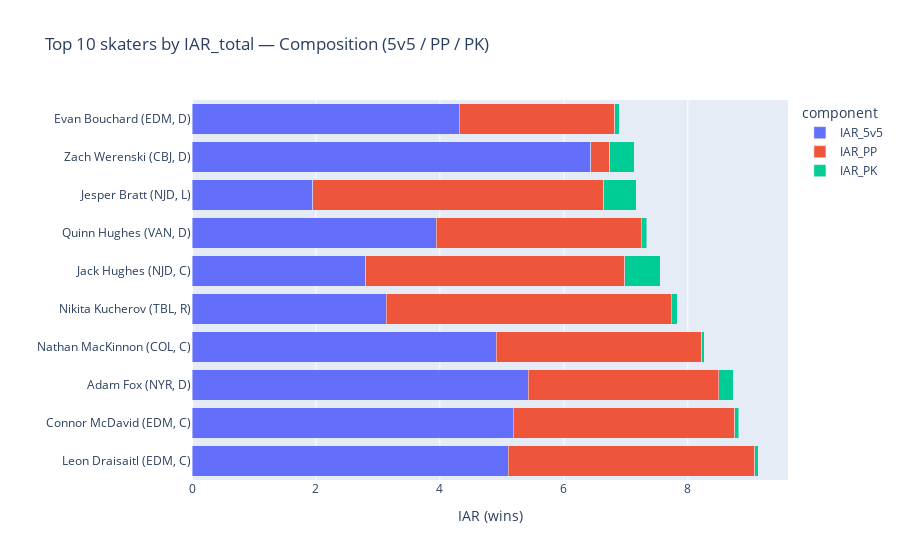

Notebook code cell kept with this figure:
### Markdown cell above
![newplot (18).png](attachment:dca1a2b1-a166-4bc0-b4d8-abcd881f421d.png)

### Code cell
fig1_top = stacked_bar(top10, "Top 10 skaters by IAR_total — Composition (5v5 / PP / PK)", top_order)
fig1_top.show()

### Figure 1 — Plotly figure (JSON) as saved in the notebook; plotly's stock layout.template omitted (floating-point values rounded to 4 significant figures)
{"data": [{"alignmentgroup": "True", "customdata": [["EDM", "C", 1205.0, 9.136], ["EDM", "C", 1175.0, 8.818], ["NYR", "D", 1279.0, 8.496], ["COL", "C", 1377.0, 8.267], ["TBL", "R", 1286.0, 7.731], ["NJD", "C", 970.5, 7.553], ["VAN", "D", 1409.0, 7.334], ["NJD", "L", 1101.0, 7.172], ["CBJ", "D", 1744.0, 7.136], ["EDM", "D", 1549.0, 6.898]], "hovertemplate": "component=IAR_5v5<br>IAR_wins=%{x:.2f}<br>label=%{y}<br>team=%{customdata[0]}<br>position=%{customdata[1]}<br>min_5v5=%{customdata[2]}<br>IAR_total=%{customdata[3]}<extra></extra>", "legendgroup": "IAR_5v5", "marker": {"color": "#636efa", "pattern": {"shape": ""}}, "name": "IAR_5v5", "offsetgroup": "IAR_5v5", "orientation": "h", "showlegend": true, "textposition": "auto", "type": "bar", "x": [5.105, 5.185, 5.427, 4.907, 3.134, 2.806, 3.938, 1.947, 6.436, 4.31], "xaxis": "x", "y": ["Leon Draisaitl (EDM, C)", "Connor McDavid (EDM, C)", "Adam Fox (NYR, D)", "Nathan MacKinnon (COL, C)", "Nikita Kucherov (TBL, R)", "Jack Hughes (NJD, C)", "Quinn Hughes (VAN, D)", "Jesper Bratt (NJD, L)", "Zach Werenski (CBJ, D)", "Evan Bouchard (EDM, D)"], "yaxis": "y"}, {"alignmentgroup": "True", "customdata": [["EDM", "C", 1205.0, 9.136], ["EDM", "C", 1175.0, 8.818], ["NYR", "D", 1279.0, 8.496], ["COL", "C", 1377.0, 8.267], ["TBL", "R", 1286.0, 7.731], ["NJD", "C", 970.5, 7.553], ["VAN", "D", 1409.0, 7.334], ["NJD", "L", 1101.0, 7.172], ["CBJ", "D", 1744.0, 7.136], ["EDM", "D", 1549.0, 6.898]], "hovertemplate": "component=IAR_PP<br>IAR_wins=%{x:.2f}<br>label=%{y}<br>team=%{customdata[0]}<br>position=%{customdata[1]}<br>min_5v5=%{customdata[2]}<br>IAR_total=%{customdata[3]}<extra></extra>", "legendgroup": "IAR_PP", "marker": {"color": "#EF553B", "pattern": {"shape": ""}}, "name": "IAR_PP", "offsetgroup": "IAR_PP", "orientation": "h", "showlegend": true, "textposition": "auto", "type": "bar", "x": [3.976, 3.572, 3.306, 3.321, 4.694, 4.178, 3.309, 4.693, 0.3044, 2.515], "xaxis": "x", "y": ["Leon Draisaitl (EDM, C)", "Connor McDavid (EDM, C)", "Adam Fox (NYR, D)", "Nathan MacKinnon (COL, C)", "Nikita Kucherov (TBL, R)", "Jack Hughes (NJD, C)", "Quinn Hughes (VAN, D)", "Jesper Bratt (NJD, L)", "Zach Werenski (CBJ, D)", "Evan Bouchard (EDM, D)"], "yaxis": "y"}, {"alignmentgroup": "True", "customdata": [["EDM", "C", 1205.0, 9.136], ["EDM", "C", 1175.0, 8.818], ["NYR", "D", 1279.0, 8.496], ["COL", "C", 1377.0, 8.267], ["TBL", "R", 1286.0, 7.731], ["NJD", "C", 970.5, 7.553], ["VAN", "D", 1409.0, 7.334], ["NJD", "L", 1101.0, 7.172], ["CBJ", "D", 1744.0, 7.136], ["EDM", "D", 1549.0, 6.898]], "hovertemplate": "component=IAR_PK<br>IAR_wins=%{x:.2f}<br>label=%{y}<br>team=%{customdata[0]}<br>position=%{customdata[1]}<br>min_5v5=%{customdata[2]}<br>IAR_total=%{customdata[3]}<extra></extra>", "legendgroup": "IAR_PK", "marker": {"color": "#00cc96", "pattern": {"shape": ""}}, "name": "IAR_PK", "offsetgroup": "IAR_PK", "orientation": "h", "showlegend": true, "textposition": "auto", "type": "bar", "x": [0.05473, 0.0615, -0.2373, 0.03978, -0.0974, 0.5697, 0.08697, 0.5313, 0.3958, 0.07288], "xaxis": "x", "y": ["Leon Draisaitl (EDM, C)", "Connor McDavid (EDM, C)", "Adam Fox (NYR, D)", "Nathan MacKinnon (COL, C)", "Nikita Kucherov (TBL, R)", "Jack Hughes (NJD, C)", "Quinn Hughes (VAN, D)", "Jesper Bratt (NJD, L)", "Zach Werenski (CBJ, D)", "Evan Bouchard (EDM, D)"], "yaxis": "y"}], "layout": {"autosize": true, "barmode": "stack", "legend": {"title": {"text": "component"}, "tracegroupgap": 0}, "title": {"text": "Top 10 skaters by IAR_total — Composition (5v5 / PP / PK)"}, "xaxis": {"anchor": "y", "autorange": true, "domain": [0, 1], "range": [0, 9.617], "title": {"text": "IAR (wins)"}, "type": "linear"}, "yaxis": {"anchor": "x", "autorange": true, "categoryarray": ["Leon Draisaitl (EDM, C)", "Connor McDavid (EDM, C)", "Adam Fox (NYR, D)", "Nathan MacKinnon (COL, C)", "Nikita Kucherov (TBL, R)", "Jack Hughes (NJD, C)", "Quinn Hughes (VAN, D)", "Jesper Bratt (NJD, L)", "Zach Werenski (CBJ, D)", "Evan Bouchard (EDM, D)"], "categoryorder": "array", "domain": [0, 1], "range": [-0.5, 9.5], "title": {"text": ""}, "type": "category"}}}
